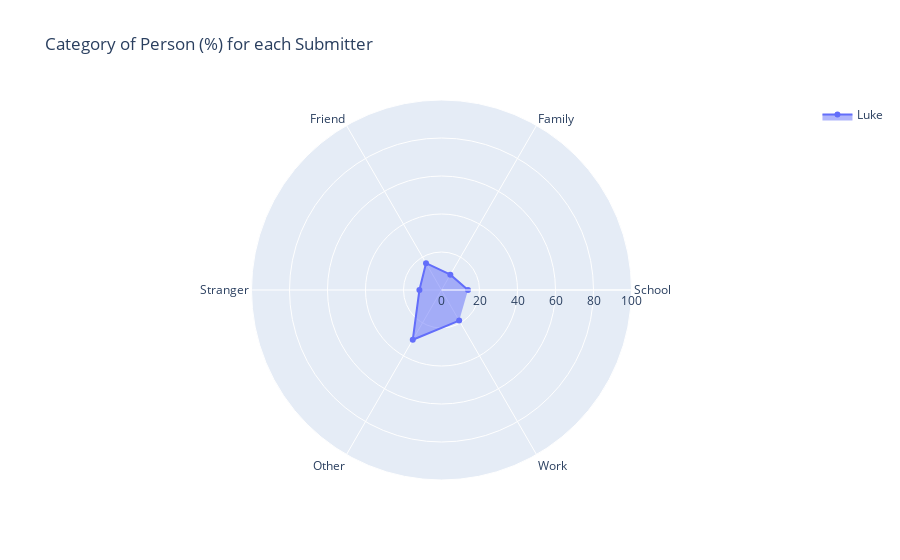

Write notebook code for a chart like this one.
### Markdown cell above
This graph seems to closely align with the expectations of my interactions. The only thing that I’m really surprised about is the fact that I interacted with my friends almost half of the time (44%). I expected it to be school (32%) since most of my time is spent at school throughout the course of the week. After some retrospective reflecting, I realized that the week that we recorded the data wasn’t as busy for me, so it makes sense that I had more time to socialize with friends.

### Code cell
createSpiderPlot(luke_df)

### Figure 1 — Plotly figure (JSON) as saved in the notebook; plotly's stock layout.template omitted (floating-point values rounded to 4 significant figures)
{"data": [{"fill": "toself", "name": "Luke", "r": [13.95, 9.302, 16.28, 11.63, 30.23, 18.6], "theta": ["School", "Family", "Friend", "Stranger", "Other", "Work"], "type": "scatterpolar"}], "layout": {"polar": {"radialaxis": {"range": [0, 100], "visible": true}}, "showlegend": true, "title": {"text": "Category of Person (%) for each Submitter"}}}
